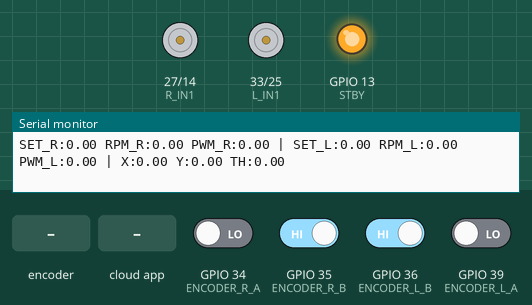
This sketch was run on a simulated ESP32. Shown: motor-driver pin pairs drawn as motors (green arrow = first pin HIGH = forward, orange = second pin HIGH = backward, longer = more drive, scaled by the enable pin, stopped while the standby pin is LOW), output pins drawn as LEDs (lit = HIGH), the last lines printed to the serial monitor. The inputs (shaded band) are chosen by the test bench; at power-on: GPIO 35 (ENCODER_R_B), GPIO 36 (ENCODER_L_B) HIGH, GPIO 34 (ENCODER_R_A), GPIO 39 (ENCODER_L_A) LOW. The ROS host is connected and sends only what is stated.

Above: at 3.2 s.
3.3 s: rotary encoder on GPIO 34 (ENCODER_R_A) / GPIO 35 (ENCODER_R_B) turned 1 step (first pin leading)
6.3 s: the phone or cloud app sets linear.x to -100
At 7.5 s:
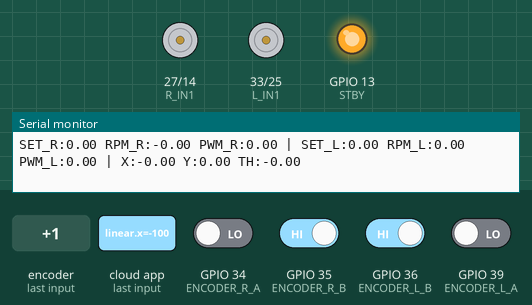
8.3 s: the phone or cloud app sets angular.z to -100
At 9.7 s:
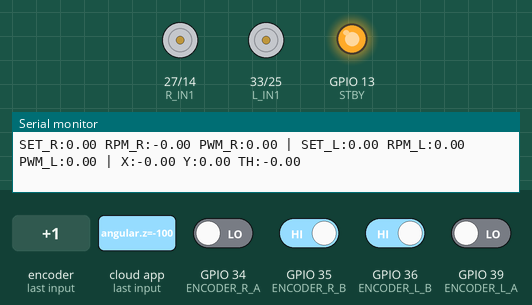
10.3 s: the phone or cloud app sets linear.x to 0
At 10.59 s:
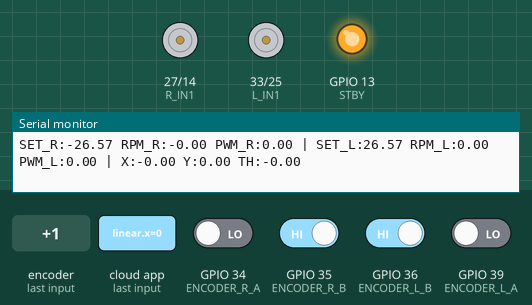
12.3 s: the phone or cloud app sets linear.x to 100
At 14.0 s:
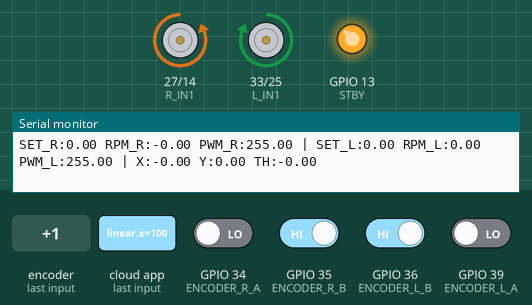
14.7 s: the phone or cloud app sets linear.x to 0
At 17.4 s:
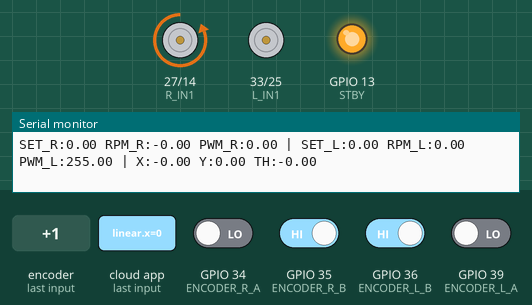
Timing chart, 0 to 18.7 s (numbered marks = the images above; inputs shaded):
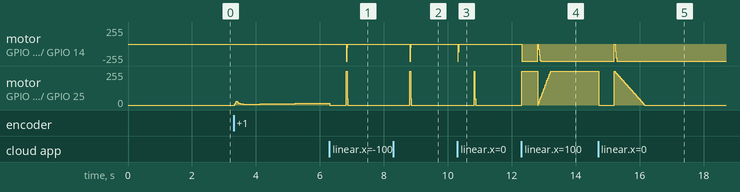

The sketch:

P_Code_cmd_vel.ino
```cpp
#include <micro_ros_arduino.h>

#include <math.h>

#include <rcl/rcl.h>
#include <rcl/error_handling.h>

#include <rclc/rclc.h>
#include <rclc/executor.h>

#include <geometry_msgs/msg/twist.h>
#include <nav_msgs/msg/odometry.h>

//
//==================================================
// MOTOR PINS
//==================================================
//

#define PWMR 26
#define R_IN1 27
#define R_IN2 14

#define PWML 32
#define L_IN1 33
#define L_IN2 25

#define STBY 13

//
//==================================================
// ENCODERS
//==================================================
//

#define ENCODER_R_A 34
#define ENCODER_R_B 35

#define ENCODER_L_A 39
#define ENCODER_L_B 36

//
//==================================================
// PWM
//==================================================
//

#define PWM_FREQ 15000
#define PWM_RES 8

#define CH_R 0
#define CH_L 1

#define MAX_PWM 255

//
//==================================================
// ROBOT PARAMS
//==================================================
//

const float PPR = 4230.0;

const float WHEEL_RADIUS = 0.03235;
const float WHEEL_BASE = 0.18;

//
//==================================================
// CONTROL LOOP
//==================================================
//

const float CONTROL_DT = 0.02;   // 20 ms
const float CONTROL_HZ = 50.0;

//
//==================================================
// MICRO ROS
//==================================================
//

rcl_subscription_t sub_cmdvel;
rcl_publisher_t pub_odom;

geometry_msgs__msg__Twist msg_cmdvel;
nav_msgs__msg__Odometry odom_msg;

rclc_executor_t executor;
rclc_support_t support;

rcl_allocator_t allocator;
rcl_node_t node;

//
//==================================================
// ERROR MACROS
//==================================================
//

#define RCCHECK(fn)                           \
  {                                           \
    rcl_ret_t temp_rc = fn;                   \
    if ((temp_rc != RCL_RET_OK)) {            \
      error_loop();                           \
    }                                         \
  }

#define RCSOFTCHECK(fn)                       \
  {                                           \
    rcl_ret_t temp_rc = fn;                   \
    if((temp_rc != RCL_RET_OK)){}             \
    (void)temp_rc;                            \
  }

//
//==================================================
// ENCODERS
//==================================================
//

volatile long encR = 0;
volatile long encL = 0;

long lastEncR = 0;
long lastEncL = 0;

//
//==================================================
// RPM
//==================================================
//

float rpmR = 0;
float rpmL = 0;

float rpmR_f = 0;
float rpmL_f = 0;

float alphaRPM = 0.25;

//
//==================================================
// PID
//==================================================
//

float setR = 0;
float setL = 0;

float kp = 2.52;
float ki = 2.08;
float kd = 1.30;

float eR = 0;
float eL = 0;

float eR_prev = 0;
float eL_prev = 0;

float iR = 0;
float iL = 0;

float pwmR = 0;
float pwmL = 0;

//
//==================================================
// ODOMETRY
//==================================================
//

float x = 0;
float y = 0;
float theta = 0;

float linearVel = 0;
float angularVel = 0;

//
//==================================================
// CMD TIMEOUT
//==================================================
//

unsigned long lastCmdVelTime = 0;

const unsigned long CMD_TIMEOUT = 500;

//
//==================================================
// ERROR LOOP
//==================================================
//

void error_loop() {

  while (1) {

    digitalWrite(STBY, !digitalRead(STBY));

    delay(100);
  }
}

//
//==================================================
// CMD_VEL CALLBACK
//==================================================
//

void cmdvel_callback(const void *msgin) {

  const geometry_msgs__msg__Twist *msg =
      (const geometry_msgs__msg__Twist *)msgin;

  //--------------------------------
  // SAVE TIME
  //--------------------------------

  lastCmdVelTime = millis();

  //--------------------------------
  // CMD VEL
  //--------------------------------

  float v = msg->linear.x;
  float w = msg->angular.z;

  //--------------------------------
  // DIFFERENTIAL DRIVE
  //--------------------------------

  float vR =
      v + (WHEEL_BASE / 2.0) * w;

  float vL =
      v - (WHEEL_BASE / 2.0) * w;

  //--------------------------------
  // M/S -> RPM
  //--------------------------------

  setR =
      (vR * 60.0) /
      (2.0 * PI * WHEEL_RADIUS);

  setL =
      (vL * 60.0) /
      (2.0 * PI * WHEEL_RADIUS);
}

//
//==================================================
// SETUP
//==================================================
//

void setup() {

  //--------------------------------
  // SERIAL
  //--------------------------------

  Serial.begin(115200);

  delay(2000);

  //--------------------------------
  // MICRO ROS
  //--------------------------------

  set_microros_transports();

  //--------------------------------
  // STBY
  //--------------------------------

  pinMode(STBY, OUTPUT);

  digitalWrite(STBY, HIGH);

  //--------------------------------
  // HARDWARE
  //--------------------------------

  setupMotors();

  setupPWM();

  setupEncoders();

  //--------------------------------
  // ROS
  //--------------------------------

  allocator =
      rcl_get_default_allocator();

  //--------------------------------
  // SUPPORT
  //--------------------------------

  RCCHECK(
      rclc_support_init(
          &support,
          0,
          NULL,
          &allocator));

  //--------------------------------
  // NODE
  //--------------------------------

  RCCHECK(
      rclc_node_init_default(
          &node,
          "esp32_robot",
          "",
          &support));

  //--------------------------------
  // CREATE SUBSCRIBER
  //--------------------------------

  RCCHECK(
      rclc_subscription_init_default(
          &sub_cmdvel,
          &node,
          ROSIDL_GET_MSG_TYPE_SUPPORT(
              geometry_msgs,
              msg,
              Twist),
          "/cmd_vel"));

  //--------------------------------
  // ODOM PUBLISHER
  //--------------------------------

  RCCHECK(
      rclc_publisher_init_default(
          &pub_odom,
          &node,
          ROSIDL_GET_MSG_TYPE_SUPPORT(
              nav_msgs,
              msg,
              Odometry),
          "/odom"));

  //--------------------------------
  // EXECUTOR
  //--------------------------------

  RCCHECK(
      rclc_executor_init(
          &executor,
          &support.context,
          1,
          &allocator));

  //--------------------------------
  // ADD SUB
  //--------------------------------

  RCCHECK(
      rclc_executor_add_subscription(
          &executor,
          &sub_cmdvel,
          &msg_cmdvel,
          &cmdvel_callback,
          ON_NEW_DATA));

  //--------------------------------
  // INIT
  //--------------------------------

  lastCmdVelTime = millis();

  //--------------------------------
  // READY
  //--------------------------------

  Serial.println("ROS READY");
}

//
//==================================================
// LOOP
//==================================================
//

void loop() {

  //--------------------------------
  // MICRO ROS
  //--------------------------------

  RCSOFTCHECK(
      rclc_executor_spin_some(
          &executor,
          RCL_MS_TO_NS(5)));

  //--------------------------------
  // CONTROL LOOP 50 Hz
  //--------------------------------

  static unsigned long lastControl = 0;

  if (millis() - lastControl >= 20) {

    //--------------------------------
    // SAFETY TIMEOUT
    //--------------------------------

    checkCmdTimeout();

    //--------------------------------
    // RPM
    //--------------------------------

    updateRPM();

    //--------------------------------
    // FILTER
    //--------------------------------

    filterRPM();

    //--------------------------------
    // PID
    //--------------------------------

    updatePID();

    //--------------------------------
    // PWM
    //--------------------------------

    applyPWM();

    //--------------------------------
    // ODOM
    //--------------------------------

    updateOdometry();

    //--------------------------------
    // PUBLISH ODOM
    //--------------------------------

    publishOdometry();

    //--------------------------------
    // DEBUG
    //--------------------------------

    printDebug();

    //--------------------------------
    // TIME
    //--------------------------------

    lastControl = millis();
  }
}

//
//==================================================
// CMD TIMEOUT
//==================================================
//

void checkCmdTimeout() {

  if (millis() - lastCmdVelTime > CMD_TIMEOUT) {

    setR = 0;
    setL = 0;
  }
}

//
//==================================================
// SETUP MOTORS
//==================================================
//

void setupMotors() {

  pinMode(R_IN1, OUTPUT);
  pinMode(R_IN2, OUTPUT);

  pinMode(L_IN1, OUTPUT);
  pinMode(L_IN2, OUTPUT);

  //--------------------------------
  // RIGHT
  //--------------------------------

  digitalWrite(R_IN1, LOW);
  digitalWrite(R_IN2, HIGH);

  //--------------------------------
  // LEFT
  //--------------------------------

  digitalWrite(L_IN1, HIGH);
  digitalWrite(L_IN2, LOW);
}

//
//==================================================
// PWM
//==================================================
//

void setupPWM() {

  //--------------------------------
  // RIGHT
  //--------------------------------

  ledcSetup(
      CH_R,
      PWM_FREQ,
      PWM_RES);

  ledcAttachPin(
      PWMR,
      CH_R);

  //--------------------------------
  // LEFT
  //--------------------------------

  ledcSetup(
      CH_L,
      PWM_FREQ,
      PWM_RES);

  ledcAttachPin(
      PWML,
      CH_L);
}

//
//==================================================
// ENCODERS
//==================================================
//

void setupEncoders() {

  pinMode(ENCODER_R_A, INPUT);
  pinMode(ENCODER_R_B, INPUT);

  pinMode(ENCODER_L_A, INPUT);
  pinMode(ENCODER_L_B, INPUT);

  //--------------------------------
  // RIGHT
  //--------------------------------

  attachInterrupt(
      digitalPinToInterrupt(ENCODER_R_A),
      encRA,
      CHANGE);

  attachInterrupt(
      digitalPinToInterrupt(ENCODER_R_B),
      encRB,
      CHANGE);

  //--------------------------------
  // LEFT
  //--------------------------------

  attachInterrupt(
      digitalPinToInterrupt(ENCODER_L_A),
      encLA,
      CHANGE);

  attachInterrupt(
      digitalPinToInterrupt(ENCODER_L_B),
      encLB,
      CHANGE);
}

//
//==================================================
// UPDATE RPM
//==================================================
//

void updateRPM() {

  long r;
  long l;

  noInterrupts();

  r = encR;
  l = encL;

  interrupts();

  //--------------------------------
  // DELTAS
  //--------------------------------

  long deltaR =
      r - lastEncR;

  long deltaL =
      l - lastEncL;

  //--------------------------------
  // RPM
  //--------------------------------

  rpmR =
      (deltaR / PPR) *
      (60.0 * CONTROL_HZ);

  rpmL =
      (deltaL / PPR) *
      (60.0 * CONTROL_HZ);

  //--------------------------------
  // LEFT SIGN
  //--------------------------------

  rpmL = -rpmL;

  //--------------------------------
  // SAVE
  //--------------------------------

  lastEncR = r;
  lastEncL = l;
}

//
//==================================================
// FILTER RPM
//==================================================
//

void filterRPM() {

  rpmR_f =
      alphaRPM * rpmR +
      (1.0 - alphaRPM) * rpmR_f;

  //--------------------------------

  rpmL_f =
      alphaRPM * rpmL +
      (1.0 - alphaRPM) * rpmL_f;
}

//
//==================================================
// PID
//==================================================
//

void updatePID() {

  //--------------------------------
  // RIGHT
  //--------------------------------

  eR =
      setR - rpmR_f;

  iR +=
      eR * CONTROL_DT;

  //--------------------------------
  // ANTI WINDUP
  //--------------------------------

  if (iR > 100) iR = 100;
  if (iR < -100) iR = -100;

  //--------------------------------

  float derR =
      (eR - eR_prev) / CONTROL_DT;

  //--------------------------------

  float outR =
      kp * eR +
      ki * iR +
      kd * derR;

  //--------------------------------

  pwmR += outR;

  //--------------------------------

  if (pwmR > MAX_PWM)
    pwmR = MAX_PWM;

  if (pwmR < 0)
    pwmR = 0;

  //--------------------------------

  eR_prev = eR;

  //--------------------------------
  // LEFT
  //--------------------------------

  eL =
      setL - rpmL_f;

  iL +=
      eL * CONTROL_DT;

  //--------------------------------
  // ANTI WINDUP
  //--------------------------------

  if (iL > 100) iL = 100;
  if (iL < -100) iL = -100;

  //--------------------------------

  float derL =
      (eL - eL_prev) / CONTROL_DT;

  //--------------------------------

  float outL =
      kp * eL +
      ki * iL +
      kd * derL;

  //--------------------------------

  pwmL += outL;

  //--------------------------------

  if (pwmL > MAX_PWM)
    pwmL = MAX_PWM;

  if (pwmL < 0)
    pwmL = 0;

  //--------------------------------

  eL_prev = eL;
}

//
//==================================================
// APPLY PWM
//==================================================
//

void applyPWM() {

  ledcWrite(CH_R, (int)pwmR);

  ledcWrite(CH_L, (int)pwmL);
}

//
//==================================================
// ODOMETRY
//==================================================
//

void updateOdometry() {

  //--------------------------------
  // RPM -> RAD/S
  //--------------------------------

  float omegaR =
      (2.0 * PI * rpmR_f) / 60.0;

  float omegaL =
      (2.0 * PI * rpmL_f) / 60.0;

  //--------------------------------
  // WHEEL SPEED
  //--------------------------------

  float vR =
      WHEEL_RADIUS * omegaR;

  float vL =
      WHEEL_RADIUS * omegaL;

  //--------------------------------
  // ROBOT SPEED
  //--------------------------------

  linearVel =
      (vR + vL) / 2.0;

  angularVel =
      (vR - vL) / WHEEL_BASE;

  //--------------------------------
  // POSE
  //--------------------------------

  theta +=
      angularVel * CONTROL_DT;

  //--------------------------------

  x +=
      linearVel *
      cos(theta) *
      CONTROL_DT;

  //--------------------------------

  y +=
      linearVel *
      sin(theta) *
      CONTROL_DT;
}

//
//==================================================
// PUBLISH ODOM
//==================================================
//

void publishOdometry() {

  //--------------------------------
  // POSITION
  //--------------------------------

  odom_msg.pose.pose.position.x = x;
  odom_msg.pose.pose.position.y = y;
  odom_msg.pose.pose.position.z = 0.0;

  //--------------------------------
  // SIMPLE YAW -> QUAT
  //--------------------------------

  odom_msg.pose.pose.orientation.z =
      sin(theta / 2.0);

  odom_msg.pose.pose.orientation.w =
      cos(theta / 2.0);

  //--------------------------------
  // VELOCITIES
  //--------------------------------

  odom_msg.twist.twist.linear.x =
      linearVel;

  odom_msg.twist.twist.angular.z =
      angularVel;

  //--------------------------------
  // PUBLISH
  //--------------------------------

  RCSOFTCHECK(
      rcl_publish(
          &pub_odom,
          &odom_msg,
          NULL));
}

//
//==================================================
// DEBUG
//==================================================
//

void printDebug() {

  Serial.print("SET_R:");
  Serial.print(setR);

  Serial.print(" RPM_R:");
  Serial.print(rpmR_f);

  Serial.print(" PWM_R:");
  Serial.print(pwmR);

  Serial.print(" | ");

  Serial.print("SET_L:");
  Serial.print(setL);

  Serial.print(" RPM_L:");
  Serial.print(rpmL_f);

  Serial.print(" PWM_L:");
  Serial.print(pwmL);

  Serial.print(" | X:");
  Serial.print(x);

  Serial.print(" Y:");
  Serial.print(y);

  Serial.print(" TH:");
  Serial.println(theta);
}

//
//==================================================
// ISR RIGHT
//==================================================
//

void encRA() {

  bool A =
      digitalRead(ENCODER_R_A);

  bool B =
      digitalRead(ENCODER_R_B);

  if (A == B)
    encR++;
  else
    encR--;
}

void encRB() {

  bool A =
      digitalRead(ENCODER_R_A);

  bool B =
      digitalRead(ENCODER_R_B);

  if (A != B)
    encR++;
  else
    encR--;
}

//
//==================================================
// ISR LEFT
//==================================================
//

void encLA() {

  bool A =
      digitalRead(ENCODER_L_A);

  bool B =
      digitalRead(ENCODER_L_B);

  if (A == B)
    encL++;
  else
    encL--;
}

void encLB() {

  bool A =
      digitalRead(ENCODER_L_A);

  bool B =
      digitalRead(ENCODER_L_B);

  if (A != B)
    encL++;
  else
    encL--;
}
```

Measured:
- after the input at 6.3 s, motor on GPIO 27 (R_IN1) / GPIO 14 (R_IN2): stopped → backward 255/255 after 0.53 s, → backward 47/255 0.02 s later, → stopped 0.02 s later
- after the input at 8.3 s, motor on GPIO 27 (R_IN1) / GPIO 14 (R_IN2): stopped → backward 255/255 after 0.51 s, → backward 47/255 0.02 s later, → stopped 0.02 s later; motor on GPIO 33 (L_IN1) / GPIO 25 (L_IN2): stopped → forward 255/255 after 0.51 s, → forward 47/255 0.02 s later, → stopped 0.02 s later
- after the input at 10.3 s, motor on GPIO 27 (R_IN1) / GPIO 14 (R_IN2): stopped → backward 255/255 at once, → backward 116/255 0.02 s later, → stopped 0.02 s later; motor on GPIO 33 (L_IN1) / GPIO 25 (L_IN2): stopped → forward 255/255 after 0.52 s, → forward 47/255 0.02 s later, → stopped 0.02 s later
- after the input at 12.3 s, motor on GPIO 27 (R_IN1) / GPIO 14 (R_IN2): stopped → backward 255/255 at once
- after the input at 14.7 s, motor on GPIO 27 (R_IN1) / GPIO 14 (R_IN2): backward 255/255 → stopped after 0.51 s, → backward 105/255 0.02 s later, → backward 209/255 0.02 s later, → backward 255/255 0.02 s later
